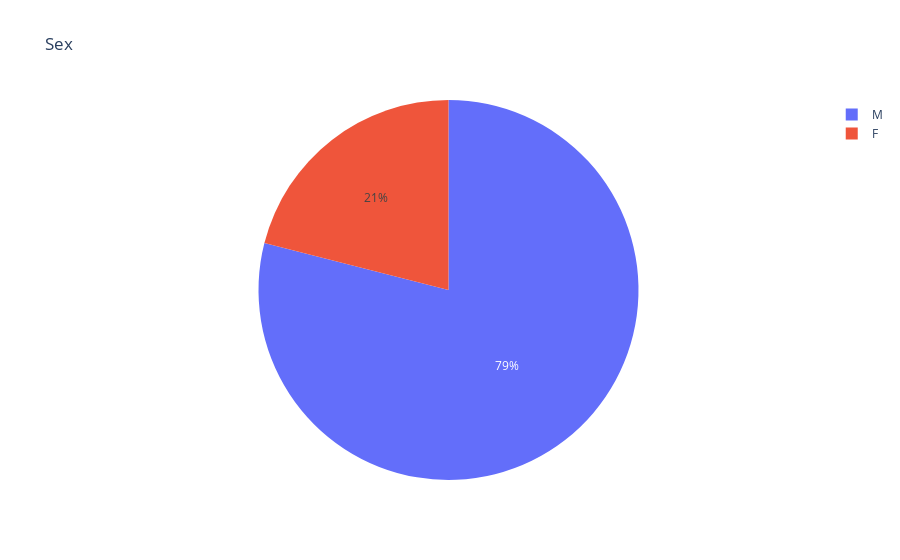
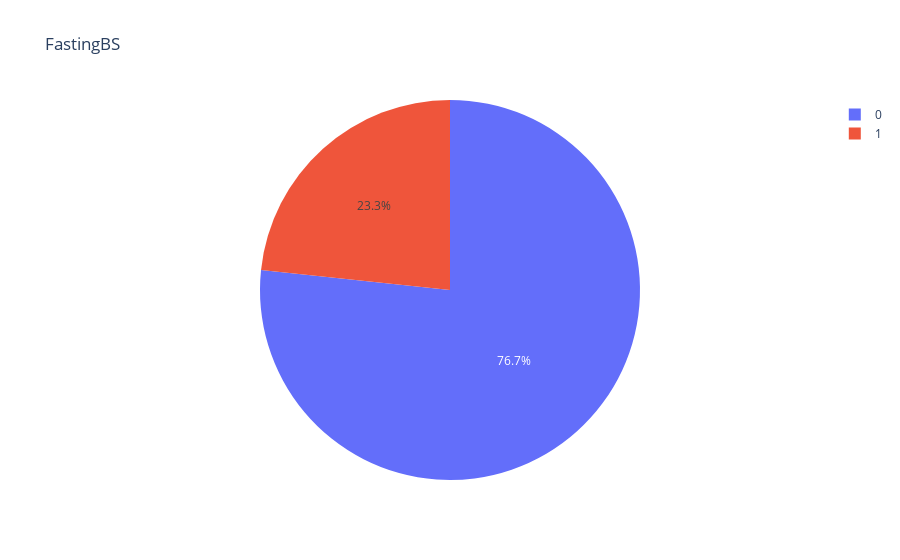
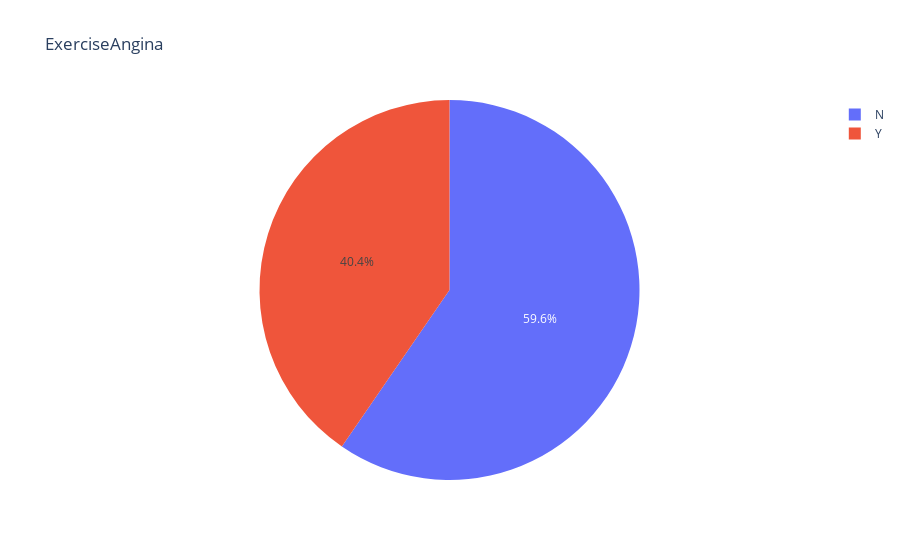
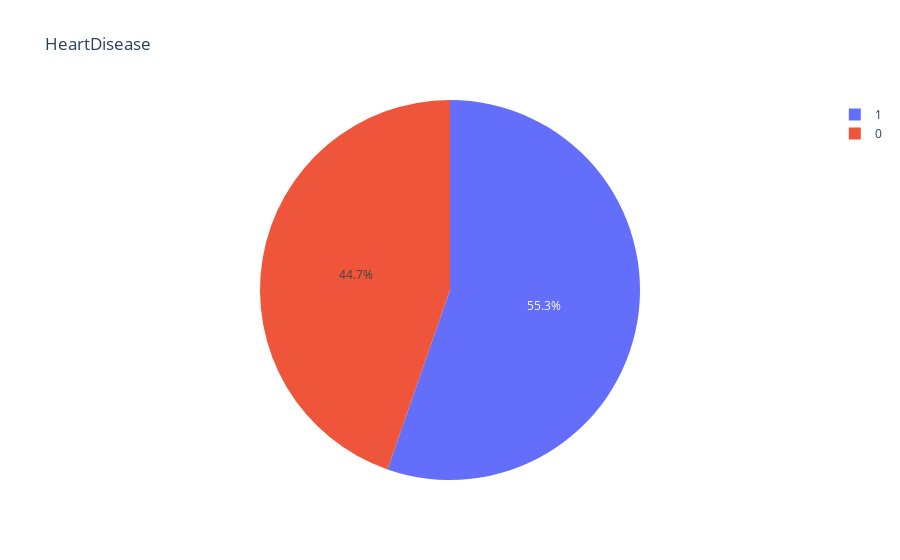

Source (notebook cell) for these figures, in order:
### Code cell
for col in bin_cols:
    fig = px.pie(df[col], names=col, title=col)
    fig.show()

### Figure 1 — Plotly figure (JSON) as saved in the notebook; plotly's stock layout.template omitted (floating-point values rounded to 4 significant figures; data arrays with more than 128 entries replaced by an {"elided": "..."} marker saying what was removed)
{"data": [{"domain": {"x": [0, 1], "y": [0, 1]}, "hovertemplate": "Sex=%{label}<extra></extra>", "labels": {"elided": "918 str values"}, "legendgroup": "", "name": "", "showlegend": true, "type": "pie"}], "layout": {"legend": {"tracegroupgap": 0}, "title": {"text": "Sex"}}}

### Figure 2 — Plotly figure (JSON) as saved in the notebook; plotly's stock layout.template omitted (floating-point values rounded to 4 significant figures; data arrays with more than 128 entries replaced by an {"elided": "..."} marker saying what was removed)
{"data": [{"domain": {"x": [0, 1], "y": [0, 1]}, "hovertemplate": "FastingBS=%{label}<extra></extra>", "labels": {"elided": "918 int values"}, "legendgroup": "", "name": "", "showlegend": true, "type": "pie"}], "layout": {"legend": {"tracegroupgap": 0}, "title": {"text": "FastingBS"}}}

### Figure 3 — Plotly figure (JSON) as saved in the notebook; plotly's stock layout.template omitted (floating-point values rounded to 4 significant figures; data arrays with more than 128 entries replaced by an {"elided": "..."} marker saying what was removed)
{"data": [{"domain": {"x": [0, 1], "y": [0, 1]}, "hovertemplate": "ExerciseAngina=%{label}<extra></extra>", "labels": {"elided": "918 str values"}, "legendgroup": "", "name": "", "showlegend": true, "type": "pie"}], "layout": {"legend": {"tracegroupgap": 0}, "title": {"text": "ExerciseAngina"}}}

### Figure 4 — Plotly figure (JSON) as saved in the notebook; plotly's stock layout.template omitted (floating-point values rounded to 4 significant figures; data arrays with more than 128 entries replaced by an {"elided": "..."} marker saying what was removed)
{"data": [{"domain": {"x": [0, 1], "y": [0, 1]}, "hovertemplate": "HeartDisease=%{label}<extra></extra>", "labels": {"elided": "918 int values"}, "legendgroup": "", "name": "", "showlegend": true, "type": "pie"}], "layout": {"legend": {"tracegroupgap": 0}, "title": {"text": "HeartDisease"}}}
